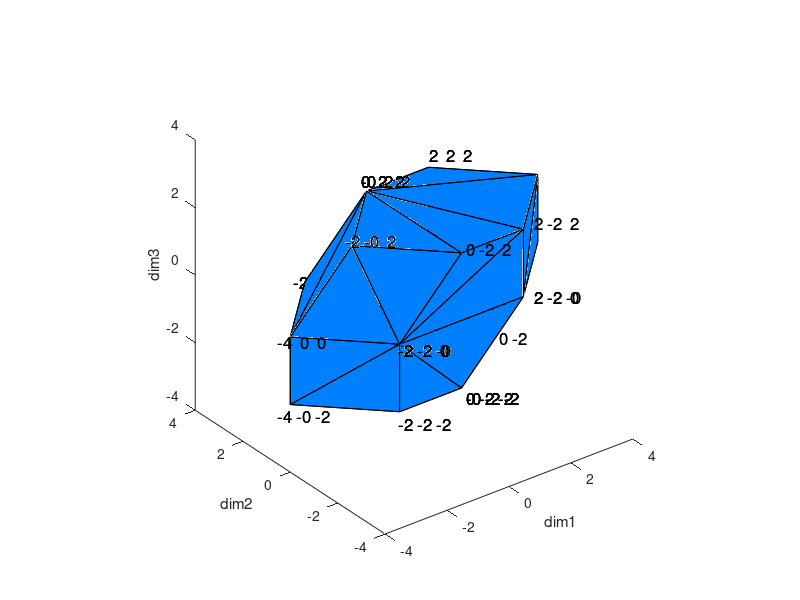

Recreate this plot in MATLAB.
% zonotope

clc
close all

A = [ 1 0 1 0 0 1; 0 1 1 0 0 1 ; 0 0 0 1 0 1 ; 0 0 0 0 1 1 ];
A = [ 1 -1 1 1 0; 0 1  0 1 0; 0 0  1 0 1 ];

[ r, n ] = size(A);

X = [ -1 1 ];
for i=2:n
    lenx = size(X,2);
    X = [ X X ; -ones(1,lenx) ones(1,lenx) ];
end

B = unique((A*X)','rows');
K = convhulln(B);

labelscale = 1.1;
for i=1:size(K,1)
    %W = [ x(i,:) ; y(i,:) ; z(i,:) ];
    if r==3 
    W = [ B(K(i,1),:); B(K(i,2),:); B(K(i,3),:) ];
    patch(W(:,1),W(:,2),W(:,3),[ 0 0.5 1 ])
    for j=1:1
    text(labelscale*B(K(i,j),1),labelscale*B(K(i,j),2),labelscale*B(K(i,j),3),num2str(B(K(i,1),:)),'Fontsize',12)
    text(-labelscale*B(K(i,j),1),-labelscale*B(K(i,j),2),-labelscale*B(K(i,j),3),num2str(-B(K(i,1),:)),'Fontsize',12)
    end 
    
    %disp([ x(i,:) ; y(i,:); z(i,:)])
    view(3)
    axis equal
    xlabel('dim1')
    ylabel('dim2')
    zlabel('dim3')
    drawnow
    end
    
end
